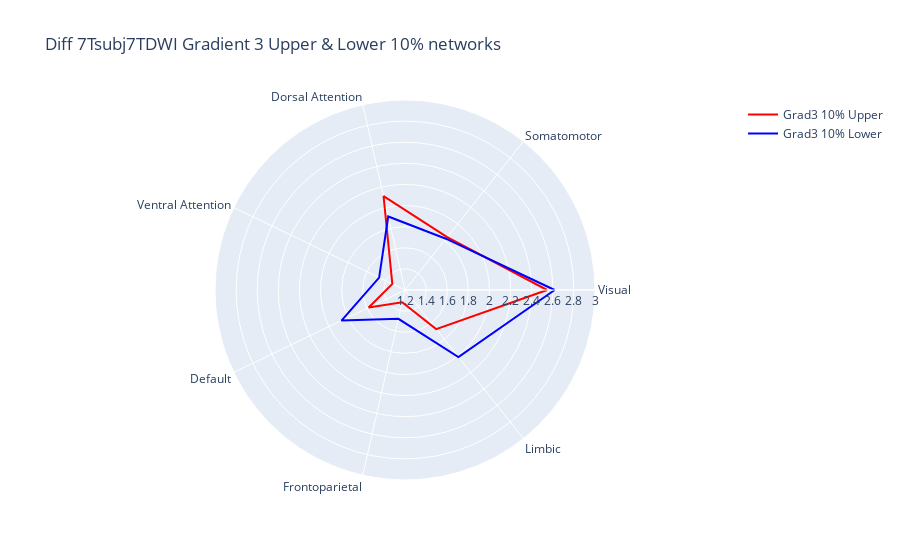

Notebook source saved alongside this figure:
### Code cell
fig = go.Figure()

fig.add_trace(go.Scatterpolar(r=grad3_10_network_df['Grad3 10% Upper'].values.tolist() + grad3_10_network_df['Grad3 10% Upper'].values.tolist()[:1], theta=grad3_10_network_df['networks'].tolist() + grad3_10_network_df['networks'].tolist()[:1], mode = 'lines', line_color = 'red', name='Grad3 10% Upper'))
fig.add_trace(go.Scatterpolar(r=grad3_10_network_df['Grad3 10% Lower'].values.tolist() + grad3_10_network_df['Grad3 10% Lower'].values.tolist()[:1], theta=grad3_10_network_df['networks'].tolist() + grad3_10_network_df['networks'].tolist()[:1], mode = 'lines', line_color = 'blue', name='Grad3 10% Lower'))

fig.update_layout(polar=dict(radialaxis=dict(visible=True, range=[1.2, 3.0])),title = 'Diff 7Tsubj7TDWI Gradient 3 Upper & Lower 10% networks', showlegend=True)

fig.show()
fig.write_image(fig_path+'Diff_7Tsubj7TDWI_Gradient3_Upper&Lower_10%_networks.png')

### Figure 1 — Plotly figure (JSON) as saved in the notebook; plotly's stock layout.template omitted (floating-point values rounded to 4 significant figures)
{"data": [{"line": {"color": "red"}, "mode": "lines", "name": "Grad3 10% Upper", "r": [2.546, 1.841, 2.113, 1.333, 1.582, 1.32, 1.674, 2.546], "theta": ["Visual", "Somatomotor", "Dorsal Attention", "Ventral Attention", "Default", "Frontoparietal", "Limbic", "Visual"], "type": "scatterpolar"}, {"line": {"color": "blue"}, "mode": "lines", "name": "Grad3 10% Lower", "r": [2.618, 1.821, 1.914, 1.472, 1.868, 1.48, 2.012, 2.618], "theta": ["Visual", "Somatomotor", "Dorsal Attention", "Ventral Attention", "Default", "Frontoparietal", "Limbic", "Visual"], "type": "scatterpolar"}], "layout": {"autosize": true, "polar": {"angularaxis": {"type": "category"}, "radialaxis": {"autorange": false, "range": [1.2, 3], "type": "linear", "visible": true}}, "showlegend": true, "title": {"text": "Diff 7Tsubj7TDWI Gradient 3 Upper & Lower 10% networks"}}}
